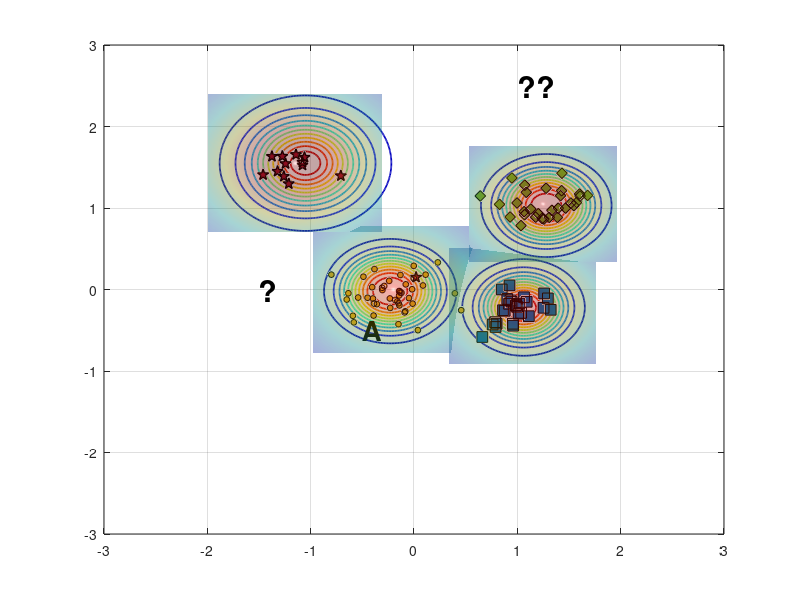

Write MATLAB code to recreate this figure. (Note: this script raises an error after producing the figure.)
%% Reproduce EVM-style demo figure (no toolboxes)
clear; close all; clc; rng(7);

% ---------- 1) 合成四类二维数据 ----------
% 类中心（大致对应图中位置）
C_star  = [-1.15  1.55];   % 红色星
C_diam  = [ 1.25  1.05];   % 绿色菱形
C_square= [ 1.05 -0.20];   % 蓝色方块
C_dot   = [-0.20  0.00];   % 蓝色小点（被 A 标注影响的那簇）

% 协方差（控制每簇形状）
S = @(sx,sy,rho)[sx^2 rho*sx*sy; rho*sx*sy sy^2];
Sig_star   = S(0.18,0.20, 0.05);
Sig_diam   = S(0.22,0.18,-0.10);
Sig_square = S(0.20,0.16, 0.05);
Sig_dot    = S(0.25,0.18, 0.00);

% 从高斯采样（不用 mvnrnd）
sample = @(N,mu,SIG) (randn(N,2)*chol(SIG,'lower') + mu);

X_star   = sample(12,C_star,   Sig_star);
X_diam   = sample(30,C_diam,   Sig_diam);
X_square = sample(28,C_square, Sig_square);
X_dot    = sample(45,C_dot,    Sig_dot);

% 加一个“离群星”靠近 A（见原图左中）
X_star = [X_star; 0.02 0.15];

% ---------- 2) 底面散点与样式 ----------
figure('Color','w','Position',[100,100,800,600]);
hold on; box on; grid on;
z0 = 0; % 所有散点都放在 z=0 的平面

% 确保按照绘制顺序叠放，便于把散点置顶
set(gca,'SortMethod','childorder');

h_star   = scatter3(X_star(:,1),  X_star(:,2),  z0+zeros(size(X_star,1),1),  70, ...
        'pentagram', 'filled', 'MarkerEdgeColor','k', 'MarkerFaceColor',[0.635294 0.0784314 0.184314], 'LineWidth',1.0); % 红色五角星 #A2142F
h_diam   = scatter3(X_diam(:,1),  X_diam(:,2),  z0+zeros(size(X_diam,1),1),  60, ...
        'd', 'filled', 'MarkerEdgeColor','k', 'MarkerFaceColor',[0.466667 0.674510 0.188235]); % 绿色菱形 #77AC30
h_square = scatter3(X_square(:,1),X_square(:,2),z0+zeros(size(X_square,1),1),60, ...
        's', 'filled', 'MarkerEdgeColor','k', 'MarkerFaceColor',[0 0.447059 0.741176]); % 蓝色正方形 #0072BD
h_dot    = scatter3(X_dot(:,1),   X_dot(:,2),   z0+zeros(size(X_dot,1),1),   18, ...
        'o', 'filled', 'MarkerEdgeColor','k', 'MarkerFaceColor',[0.929412 0.694118 0.125490]); % 黄色圆形 #EDB120


% ---------- 3) ψ-model 等值环（彩色同心） ----------
% 采用带形状参的径向函数 psi(r) = exp(-(r/s)^t)
psi = @(X,Y,cx,cy,s,t) exp( - ( sqrt((X-cx).^2 + (Y-cy).^2) ./ s ).^t );

% 选几处“极端向量/代表点”（包含 A 所在）
EV = [ -0.23 -0.02 ;   % A 对应蓝点极端向量
        1.06 -0.22 ;   % 蓝方块
        1.28  1.03 ;   % 绿菱形
       -1.05  1.55 ];  % 红星
scale = [0.42, 0.36, 0.40, 0.48];   % 各自 scale
shape = [2.6,  2.2,  2.4,  2.0];    % 各自 shape

% 网格
[xg,yg] = meshgrid(linspace(-3,3,400));
colormap(jet); caxis([0 1]);

% 等高线层级（红到蓝：高到低）
levels = linspace(1.0,0.05,12);

for k = 1:size(EV,1)
    Z = psi(xg,yg,EV(k,1),EV(k,2),scale(k),shape(k));
    [~, h] = contour(xg,yg,Z,levels);    % 直接画在底面，保持颜色映射
    set(h,'LineWidth',1.25);

    % 将等高线明确压到 z=0（兼容不同 MATLAB 版本）
    ch = get(h,'Children');
    for ic = 1:numel(ch)
        zd = get(ch(ic),'ZData');
        if ~isempty(zd)
            set(ch(ic),'ZData',zeros(size(zd))); % 强制贴在 z=0
        end
    end
end

% 标出 A 与问号
text(-0.5,-0.5,0,'A','FontWeight','bold','FontSize',20,'Color','k');
text( 1, 2.5,0,'??','FontWeight','bold','FontSize',22,'Color','k');
text( -1.5,0,0,'?','FontWeight','bold','FontSize',22,'Color','k');

% ---------- 4) 上方半透明“钟形面”（表示类支持/概率） ----------
% 用四个高斯穹顶，中心与各簇一致
gauss2 = @(X,Y,cx,cy,s) exp(-((X-cx).^2 + (Y-cy).^2)/(2*s^2));
tops  = {C_star, C_diam, C_square, C_dot};
sigT  = [0.65 0.55 0.55 0.60];
amp   = [1.05 0.95 0.90 0.85];

% 抬高穹顶，并缩小每个穹顶的覆盖范围（为每个穹顶使用局部网格）
zlift      = 0.18;   % 统一抬高量（不改变颜色映射）
spanFactor = 1.3;    % 每个穹顶半宽 = spanFactor * sigma（越小覆盖越小）
gridN      = 121;    % 局部网格分辨率

for i=1:4
    cx = tops{i}(1); cy = tops{i}(2);
    span = spanFactor * sigT(i);
    [xgi,ygi] = meshgrid(linspace(cx - span, cx + span, gridN), ...
                         linspace(cy - span, cy + span, gridN));

    Zt = amp(i) * gauss2(xgi,ygi,cx,cy,sigT(i));
    % 用 Zt 作为颜色，Zt+zlift 作为高度，从而抬高且保留原色
    s1 = surf(xgi,ygi, Zt + zlift, Zt, 'EdgeColor','none', 'FaceAlpha',0.35);
end
shading interp; camlight headlight; lighting gouraud;

% 将散点推到顶层
uistack([h_star h_diam h_square h_dot], 'top');
% 将contoru

% ---------- 5) 轴、视角与观感 ----------
xlim([-2 2]); ylim([-1 3]); zlim([0 1.25]); view(-67,22);
axis vis3d; daspect([1 1 0.8]);
set(gca,'FontName','Times New Roman','FontSize',12,'LineWidth',1);
% xlabel('x'); ylabel('y'); zlabel('score / \psi');

% 网格和背景风格
grid on; 
% set(gca,'GridAlpha',0.2,'MinorGridAlpha',0.2);
